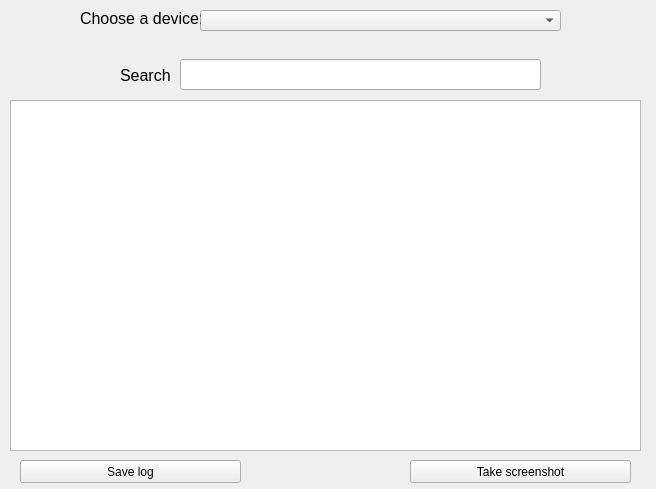
<?xml version="1.0" encoding="UTF-8"?>
<ui version="4.0">
 <class>Form</class>
 <widget class="QWidget" name="Form">
  <property name="geometry">
   <rect>
    <x>0</x>
    <y>0</y>
    <width>656</width>
    <height>489</height>
   </rect>
  </property>
  <property name="minimumSize">
   <size>
    <width>656</width>
    <height>489</height>
   </size>
  </property>
  <property name="windowTitle">
   <string>Smart Logcat</string>
  </property>
  <property name="windowIcon">
   <iconset>
    <normaloff>icon.png</normaloff>icon.png</iconset>
  </property>
  <property name="locale">
   <locale language="English" country="UnitedStates"/>
  </property>
  <widget class="QComboBox" name="comboBoxSerial">
   <property name="geometry">
    <rect>
     <x>200</x>
     <y>10</y>
     <width>361</width>
     <height>21</height>
    </rect>
   </property>
  </widget>
  <widget class="QLabel" name="label">
   <property name="geometry">
    <rect>
     <x>80</x>
     <y>10</y>
     <width>121</width>
     <height>16</height>
    </rect>
   </property>
   <property name="font">
    <font>
     <pointsize>12</pointsize>
    </font>
   </property>
   <property name="text">
    <string>Choose a device:</string>
   </property>
  </widget>
  <widget class="QLineEdit" name="lineEditSearch">
   <property name="geometry">
    <rect>
     <x>180</x>
     <y>59</y>
     <width>361</width>
     <height>31</height>
    </rect>
   </property>
   <property name="font">
    <font>
     <pointsize>11</pointsize>
    </font>
   </property>
  </widget>
  <widget class="QLabel" name="label_2">
   <property name="geometry">
    <rect>
     <x>120</x>
     <y>65</y>
     <width>51</width>
     <height>21</height>
    </rect>
   </property>
   <property name="font">
    <font>
     <pointsize>12</pointsize>
    </font>
   </property>
   <property name="text">
    <string>Search:</string>
   </property>
  </widget>
  <widget class="QPlainTextEdit" name="plainTextEditLog">
   <property name="geometry">
    <rect>
     <x>10</x>
     <y>100</y>
     <width>631</width>
     <height>351</height>
    </rect>
   </property>
   <property name="acceptDrops">
    <bool>false</bool>
   </property>
   <property name="readOnly">
    <bool>true</bool>
   </property>
  </widget>
  <widget class="QPushButton" name="pushButtonTakeScreenshot">
   <property name="geometry">
    <rect>
     <x>410</x>
     <y>460</y>
     <width>221</width>
     <height>23</height>
    </rect>
   </property>
   <property name="text">
    <string>Take screenshot</string>
   </property>
  </widget>
  <widget class="QPushButton" name="pushButtonSaveLog">
   <property name="geometry">
    <rect>
     <x>20</x>
     <y>460</y>
     <width>221</width>
     <height>23</height>
    </rect>
   </property>
   <property name="text">
    <string>Save log</string>
   </property>
  </widget>
 </widget>
 <resources/>
 <connections/>
</ui>
